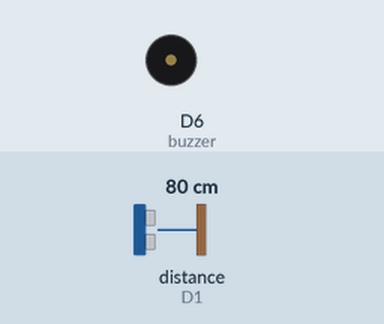
Recording of a sketch running on a simulated ESP8266 (NodeMCU). Shown: buzzer (waves = sounding, pin HIGH). Wiring (inferred from the names in the program): ultrasonic range finder: trigger D2; echo D1. Inputs (shaded band) come from the test bench; at power-on: distance to the obstacle (sensor on D1) 80 cm. The echo pulse lasts 58.3 µs per cm; WiFi joins after 1.5 s; servers stay silent unless stated; pins used as bus, display or sensor lines are not drawn.

Above: at 0.1 s.
At 2.9 s:
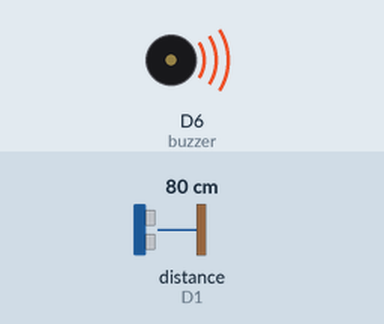
Timing chart, 0 to 4.4 s (numbered marks = the images above):
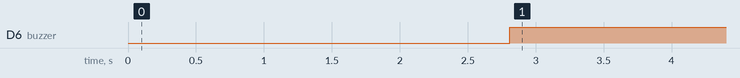

Measured:
- by itself, D6 (buzzer): LOW → HIGH at 2.8 s

The sketch:

project.ino
```cpp
#define BLYNK_TEMPLATE_ID "TMPLUDopsdS7"
#define BLYNK_DEVICE_NAME "Automatic Security System"
#define BLYNK_AUTH_TOKEN "_T1sxEyouwU-k-I_ovUDVNdkUU6iTZWw"


#define BLYNK_PRINT Serial
#include <ESP8266WiFi.h>
#include <BlynkSimpleEsp8266.h>


long duration;
int distance;


#define trig D2
#define echo D1
#define buzzer D6

char auth[] = "_T1sxEyouwU-k-I_ovUDVNdkUU6iTZWw";
char ssid[] = "Redmi 10 Prime";
char pass[] = "123456789";

BlynkTimer timer;

void notification()
{
  digitalWrite(trig,LOW);
  delayMicroseconds(2);

  digitalWrite(trig,HIGH);
  delayMicroseconds(10);
  digitalWrite(trig,LOW);

  duration = pulseIn(echo,HIGH);
  distance = duration * 0.034/2;

  if (distance>100)
  {
    digitalWrite(buzzer,LOW);
  }
  else
  {
    Blynk.logEvent("theft_alert", "Someone has opened the door");
    digitalWrite(buzzer,HIGH);

  }
}


void setup()
{
  pinMode (trig,OUTPUT);
  pinMode (buzzer,OUTPUT);
  pinMode (echo,INPUT);


  Serial.begin(9600);

  Blynk.begin("_T1sxEyouwU-k-I_ovUDVNdkUU6iTZWw","Redmi 10 Prime","123456789");

  timer.setInterval(1000L, notification);
}

void loop()
{
  Blynk.run();
  timer.run();
}
```
